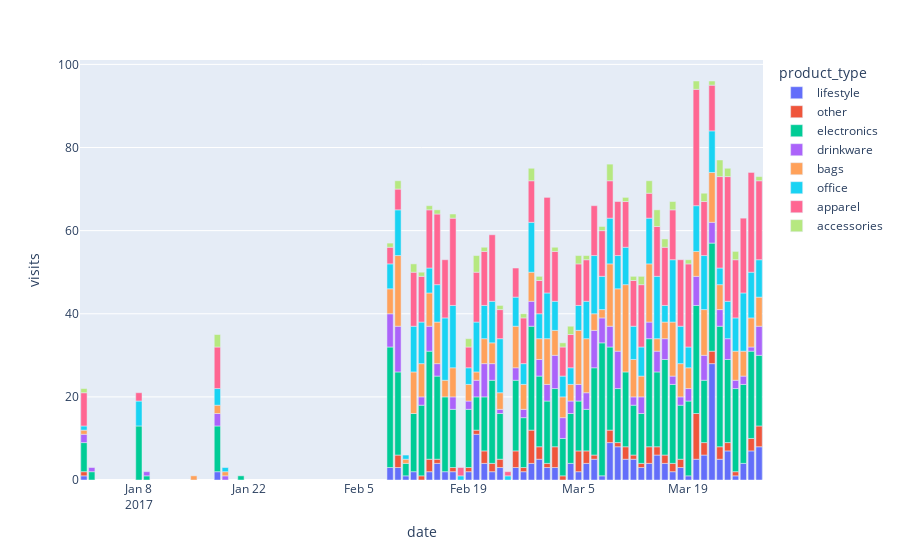

Notebook source saved alongside this figure:
### Code cell
trendtest.get_trend_bar(x="date", y="visits",color="product_type")

### Figure 1 — Plotly figure (JSON) as saved in the notebook; plotly's stock layout.template omitted (floating-point values rounded to 4 significant figures)
{"data": [{"alignmentgroup": "True", "hovertemplate": "product_type=lifestyle<br>date=%{x}<br>visits=%{y}<extra></extra>", "legendgroup": "lifestyle", "marker": {"color": "#636efa", "pattern": {"shape": ""}}, "name": "lifestyle", "offsetgroup": "lifestyle", "orientation": "v", "showlegend": true, "textposition": "auto", "type": "bar", "x": ["2017-03-28", "2017-03-27", "2017-03-26", "2017-03-25", "2017-03-24", "2017-03-23", "2017-03-22", "2017-03-21", "2017-03-20", "2017-03-19", "2017-03-18", "2017-03-17", "2017-03-16", "2017-03-15", "2017-03-14", "2017-03-13", "2017-03-12", "2017-03-11", "2017-03-10", "2017-03-09", "2017-03-08", "2017-03-07", "2017-03-06", "2017-03-05", "2017-03-04", "2017-03-02", "2017-03-01", "2017-02-28", "2017-02-27", "2017-02-26", "2017-02-25", "2017-02-23", "2017-02-22", "2017-02-21", "2017-02-20", "2017-02-19", "2017-02-17", "2017-02-16", "2017-02-15", "2017-02-14", "2017-02-12", "2017-02-11", "2017-02-10", "2017-02-09", "2017-01-18", "2017-01-01"], "xaxis": "x", "y": [8, 7, 4, 1, 7, 5, 28, 6, 5, 1, 3, 2, 4, 6, 4, 3, 5, 5, 8, 9, 1, 5, 4, 2, 4, 3, 3, 5, 4, 2, 3, 3, 2, 4, 11, 2, 2, 2, 4, 2, 2, 1, 3, 3, 2, 1], "yaxis": "y"}, {"alignmentgroup": "True", "hovertemplate": "product_type=other<br>date=%{x}<br>visits=%{y}<extra></extra>", "legendgroup": "other", "marker": {"color": "#EF553B", "pattern": {"shape": ""}}, "name": "other", "offsetgroup": "other", "orientation": "v", "showlegend": true, "textposition": "auto", "type": "bar", "x": ["2017-03-28", "2017-03-27", "2017-03-25", "2017-03-24", "2017-03-23", "2017-03-22", "2017-03-21", "2017-03-20", "2017-03-18", "2017-03-17", "2017-03-16", "2017-03-15", "2017-03-14", "2017-03-13", "2017-03-12", "2017-03-11", "2017-03-10", "2017-03-09", "2017-03-07", "2017-03-06", "2017-03-05", "2017-03-03", "2017-03-02", "2017-03-01", "2017-02-28", "2017-02-27", "2017-02-26", "2017-02-25", "2017-02-23", "2017-02-22", "2017-02-21", "2017-02-20", "2017-02-19", "2017-02-17", "2017-02-15", "2017-02-14", "2017-02-13", "2017-02-10", "2017-01-01"], "xaxis": "x", "y": [5, 3, 1, 2, 3, 3, 3, 11, 2, 2, 2, 2, 4, 1, 1, 3, 1, 3, 1, 3, 5, 1, 5, 1, 3, 8, 1, 4, 2, 2, 3, 1, 1, 1, 1, 3, 1, 3, 1], "yaxis": "y"}, {"alignmentgroup": "True", "hovertemplate": "product_type=electronics<br>date=%{x}<br>visits=%{y}<extra></extra>", "legendgroup": "electronics", "marker": {"color": "#00cc96", "pattern": {"shape": ""}}, "name": "electronics", "offsetgroup": "electronics", "orientation": "v", "showlegend": true, "textposition": "auto", "type": "bar", "x": ["2017-03-28", "2017-03-27", "2017-03-26", "2017-03-25", "2017-03-24", "2017-03-23", "2017-03-22", "2017-03-21", "2017-03-20", "2017-03-19", "2017-03-18", "2017-03-17", "2017-03-16", "2017-03-15", "2017-03-14", "2017-03-13", "2017-03-12", "2017-03-11", "2017-03-10", "2017-03-09", "2017-03-08", "2017-03-07", "2017-03-06", "2017-03-05", "2017-03-04", "2017-03-03", "2017-03-02", "2017-03-01", "2017-02-28", "2017-02-27", "2017-02-26", "2017-02-25", "2017-02-23", "2017-02-22", "2017-02-21", "2017-02-20", "2017-02-19", "2017-02-17", "2017-02-16", "2017-02-15", "2017-02-14", "2017-02-13", "2017-02-12", "2017-02-11", "2017-02-10", "2017-02-09", "2017-01-21", "2017-01-18", "2017-01-09", "2017-01-08", "2017-01-02", "2017-01-01"], "xaxis": "x", "y": [17, 21, 19, 20, 20, 29, 26, 15, 26, 18, 13, 19, 23, 18, 26, 12, 12, 18, 13, 20, 32, 21, 10, 12, 12, 9, 14, 15, 17, 25, 12, 17, 11, 20, 13, 8, 14, 14, 18, 20, 26, 17, 14, 3, 20, 29, 1, 11, 1, 13, 2, 7], "yaxis": "y"}, {"alignmentgroup": "True", "hovertemplate": "product_type=drinkware<br>date=%{x}<br>visits=%{y}<extra></extra>", "legendgroup": "drinkware", "marker": {"color": "#ab63fa", "pattern": {"shape": ""}}, "name": "drinkware", "offsetgroup": "drinkware", "orientation": "v", "showlegend": true, "textposition": "auto", "type": "bar", "x": ["2017-03-28", "2017-03-27", "2017-03-26", "2017-03-25", "2017-03-24", "2017-03-23", "2017-03-22", "2017-03-21", "2017-03-20", "2017-03-19", "2017-03-18", "2017-03-17", "2017-03-16", "2017-03-15", "2017-03-14", "2017-03-13", "2017-03-12", "2017-03-10", "2017-03-09", "2017-03-08", "2017-03-07", "2017-03-06", "2017-03-05", "2017-03-04", "2017-03-03", "2017-03-02", "2017-03-01", "2017-02-28", "2017-02-27", "2017-02-26", "2017-02-25", "2017-02-23", "2017-02-22", "2017-02-21", "2017-02-20", "2017-02-19", "2017-02-17", "2017-02-15", "2017-02-14", "2017-02-13", "2017-02-10", "2017-02-09", "2017-01-19", "2017-01-18", "2017-01-09", "2017-01-02", "2017-01-01"], "xaxis": "x", "y": [7, 1, 2, 2, 5, 4, 5, 6, 7, 3, 2, 2, 5, 5, 4, 4, 2, 9, 5, 6, 9, 4, 4, 3, 5, 8, 4, 4, 6, 2, 3, 1, 4, 8, 4, 2, 3, 3, 6, 2, 11, 8, 1, 3, 1, 1, 2], "yaxis": "y"}, {"alignmentgroup": "True", "hovertemplate": "product_type=bags<br>date=%{x}<br>visits=%{y}<extra></extra>", "legendgroup": "bags", "marker": {"color": "#FFA15A", "pattern": {"shape": ""}}, "name": "bags", "offsetgroup": "bags", "orientation": "v", "showlegend": true, "textposition": "auto", "type": "bar", "x": ["2017-03-28", "2017-03-27", "2017-03-26", "2017-03-25", "2017-03-23", "2017-03-22", "2017-03-21", "2017-03-20", "2017-03-19", "2017-03-18", "2017-03-17", "2017-03-16", "2017-03-15", "2017-03-14", "2017-03-13", "2017-03-12", "2017-03-11", "2017-03-10", "2017-03-09", "2017-03-08", "2017-03-07", "2017-03-06", "2017-03-05", "2017-03-04", "2017-03-03", "2017-03-02", "2017-03-01", "2017-02-28", "2017-02-27", "2017-02-26", "2017-02-25", "2017-02-23", "2017-02-22", "2017-02-21", "2017-02-20", "2017-02-19", "2017-02-17", "2017-02-16", "2017-02-15", "2017-02-14", "2017-02-13", "2017-02-12", "2017-02-11", "2017-02-10", "2017-02-09", "2017-01-19", "2017-01-18", "2017-01-15", "2017-01-01"], "xaxis": "x", "y": [7, 7, 6, 7, 6, 12, 11, 6, 5, 8, 13, 4, 3, 14, 5, 9, 21, 15, 15, 2, 4, 13, 13, 4, 5, 6, 11, 5, 7, 6, 10, 4, 5, 6, 2, 4, 7, 4, 10, 8, 8, 10, 1, 17, 6, 1, 2, 1, 1], "yaxis": "y"}, {"alignmentgroup": "True", "hovertemplate": "product_type=office<br>date=%{x}<br>visits=%{y}<extra></extra>", "legendgroup": "office", "marker": {"color": "#19d3f3", "pattern": {"shape": ""}}, "name": "office", "offsetgroup": "office", "orientation": "v", "showlegend": true, "textposition": "auto", "type": "bar", "x": ["2017-03-28", "2017-03-27", "2017-03-26", "2017-03-25", "2017-03-24", "2017-03-23", "2017-03-22", "2017-03-21", "2017-03-20", "2017-03-19", "2017-03-18", "2017-03-17", "2017-03-16", "2017-03-15", "2017-03-14", "2017-03-13", "2017-03-12", "2017-03-11", "2017-03-10", "2017-03-09", "2017-03-08", "2017-03-07", "2017-03-06", "2017-03-05", "2017-03-04", "2017-03-03", "2017-03-02", "2017-03-01", "2017-02-28", "2017-02-27", "2017-02-26", "2017-02-25", "2017-02-24", "2017-02-23", "2017-02-22", "2017-02-21", "2017-02-20", "2017-02-19", "2017-02-18", "2017-02-17", "2017-02-16", "2017-02-15", "2017-02-14", "2017-02-13", "2017-02-12", "2017-02-11", "2017-02-10", "2017-02-09", "2017-01-19", "2017-01-18", "2017-01-08", "2017-01-01"], "xaxis": "x", "y": [9, 11, 14, 8, 9, 4, 10, 13, 11, 5, 9, 15, 4, 15, 11, 7, 8, 9, 8, 11, 8, 14, 9, 6, 4, 5, 7, 11, 6, 12, 5, 7, 1, 13, 10, 8, 12, 4, 1, 15, 15, 9, 6, 10, 11, 1, 11, 6, 1, 4, 6, 1], "yaxis": "y"}, {"alignmentgroup": "True", "hovertemplate": "product_type=apparel<br>date=%{x}<br>visits=%{y}<extra></extra>", "legendgroup": "apparel", "marker": {"color": "#FF6692", "pattern": {"shape": ""}}, "name": "apparel", "offsetgroup": "apparel", "orientation": "v", "showlegend": true, "textposition": "auto", "type": "bar", "x": ["2017-03-28", "2017-03-27", "2017-03-26", "2017-03-25", "2017-03-24", "2017-03-23", "2017-03-22", "2017-03-21", "2017-03-20", "2017-03-19", "2017-03-18", "2017-03-17", "2017-03-16", "2017-03-15", "2017-03-14", "2017-03-13", "2017-03-12", "2017-03-11", "2017-03-10", "2017-03-09", "2017-03-08", "2017-03-07", "2017-03-06", "2017-03-05", "2017-03-04", "2017-03-03", "2017-03-02", "2017-03-01", "2017-02-28", "2017-02-27", "2017-02-26", "2017-02-25", "2017-02-24", "2017-02-23", "2017-02-22", "2017-02-21", "2017-02-20", "2017-02-19", "2017-02-18", "2017-02-17", "2017-02-16", "2017-02-15", "2017-02-14", "2017-02-13", "2017-02-12", "2017-02-10", "2017-02-09", "2017-01-18", "2017-01-08", "2017-01-01"], "xaxis": "x", "y": [19, 24, 18, 14, 30, 22, 11, 13, 28, 20, 16, 12, 14, 12, 6, 15, 11, 11, 13, 9, 11, 12, 10, 10, 8, 7, 12, 23, 8, 10, 11, 7, 1, 7, 16, 13, 12, 5, 2, 21, 14, 17, 14, 11, 13, 5, 4, 10, 2, 8], "yaxis": "y"}, {"alignmentgroup": "True", "hovertemplate": "product_type=accessories<br>date=%{x}<br>visits=%{y}<extra></extra>", "legendgroup": "accessories", "marker": {"color": "#B6E880", "pattern": {"shape": ""}}, "name": "accessories", "offsetgroup": "accessories", "orientation": "v", "showlegend": true, "textposition": "auto", "type": "bar", "x": ["2017-03-28", "2017-03-25", "2017-03-24", "2017-03-23", "2017-03-22", "2017-03-21", "2017-03-20", "2017-03-19", "2017-03-17", "2017-03-16", "2017-03-15", "2017-03-14", "2017-03-13", "2017-03-12", "2017-03-11", "2017-03-09", "2017-03-08", "2017-03-06", "2017-03-05", "2017-03-04", "2017-03-03", "2017-03-02", "2017-02-28", "2017-02-27", "2017-02-26", "2017-02-23", "2017-02-21", "2017-02-20", "2017-02-19", "2017-02-17", "2017-02-15", "2017-02-14", "2017-02-13", "2017-02-12", "2017-02-10", "2017-02-09", "2017-01-18", "2017-01-01"], "xaxis": "x", "y": [1, 2, 2, 4, 1, 2, 2, 1, 2, 2, 4, 3, 2, 1, 1, 4, 1, 1, 2, 2, 1, 1, 1, 3, 1, 1, 1, 4, 2, 1, 1, 1, 1, 2, 2, 1, 3, 1], "yaxis": "y"}], "layout": {"barmode": "relative", "legend": {"title": {"text": "product_type"}, "tracegroupgap": 0}, "margin": {"t": 60}, "xaxis": {"anchor": "y", "domain": [0, 1], "title": {"text": "date"}}, "yaxis": {"anchor": "x", "domain": [0, 1], "title": {"text": "visits"}}}}
